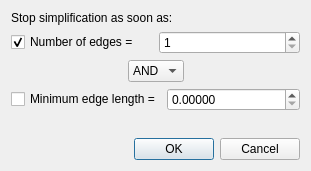
<?xml version="1.0" encoding="UTF-8"?>
<ui version="4.0">
 <class>Mesh_simplification_dialog</class>
 <widget class="QDialog" name="Mesh_simplification_dialog">
  <property name="geometry">
   <rect>
    <x>0</x>
    <y>0</y>
    <width>311</width>
    <height>171</height>
   </rect>
  </property>
  <property name="windowTitle">
   <string>Stop Predicate</string>
  </property>
  <layout class="QVBoxLayout" name="verticalLayout">
   <item>
    <widget class="QLabel" name="label">
     <property name="text">
      <string>Stop simplification as soon as:</string>
     </property>
    </widget>
   </item>
   <item>
    <layout class="QHBoxLayout" name="horizontalLayout">
     <item>
      <widget class="QCheckBox" name="m_use_nb_edges">
       <property name="text">
        <string>Number of edges =</string>
       </property>
       <property name="checked">
        <bool>true</bool>
       </property>
      </widget>
     </item>
     <item>
      <widget class="QSpinBox" name="m_nb_edges">
       <property name="minimum">
        <number>1</number>
       </property>
       <property name="maximum">
        <number>400000000</number>
       </property>
      </widget>
     </item>
    </layout>
   </item>
   <item>
    <layout class="QHBoxLayout" name="horizontalLayout_3">
     <item>
      <spacer name="horizontalSpacer_2">
       <property name="orientation">
        <enum>Qt::Horizontal</enum>
       </property>
       <property name="sizeHint" stdset="0">
        <size>
         <width>40</width>
         <height>20</height>
        </size>
       </property>
      </spacer>
     </item>
     <item>
      <widget class="QComboBox" name="m_combinatorial">
       <property name="enabled">
        <bool>true</bool>
       </property>
       <item>
        <property name="text">
         <string>AND</string>
        </property>
       </item>
       <item>
        <property name="text">
         <string>OR</string>
        </property>
       </item>
      </widget>
     </item>
     <item>
      <spacer name="horizontalSpacer">
       <property name="orientation">
        <enum>Qt::Horizontal</enum>
       </property>
       <property name="sizeHint" stdset="0">
        <size>
         <width>40</width>
         <height>20</height>
        </size>
       </property>
      </spacer>
     </item>
    </layout>
   </item>
   <item>
    <layout class="QHBoxLayout" name="horizontalLayout_2">
     <item>
      <widget class="QCheckBox" name="m_use_edge_length">
       <property name="enabled">
        <bool>true</bool>
       </property>
       <property name="text">
        <string>Minimum edge length =</string>
       </property>
      </widget>
     </item>
     <item>
      <widget class="QDoubleSpinBox" name="m_edge_length">
       <property name="enabled">
        <bool>true</bool>
       </property>
       <property name="decimals">
        <number>5</number>
       </property>
       <property name="maximum">
        <double>10000.000000000000000</double>
       </property>
      </widget>
     </item>
    </layout>
   </item>
   <item>
    <spacer name="verticalSpacer">
     <property name="orientation">
      <enum>Qt::Vertical</enum>
     </property>
     <property name="sizeHint" stdset="0">
      <size>
       <width>20</width>
       <height>40</height>
      </size>
     </property>
    </spacer>
   </item>
   <item>
    <widget class="QDialogButtonBox" name="buttonBox">
     <property name="orientation">
      <enum>Qt::Horizontal</enum>
     </property>
     <property name="standardButtons">
      <set>QDialogButtonBox::Cancel|QDialogButtonBox::Ok</set>
     </property>
    </widget>
   </item>
  </layout>
 </widget>
 <resources/>
 <connections>
  <connection>
   <sender>buttonBox</sender>
   <signal>accepted()</signal>
   <receiver>Mesh_simplification_dialog</receiver>
   <slot>accept()</slot>
   <hints>
    <hint type="sourcelabel">
     <x>384</x>
     <y>191</y>
    </hint>
    <hint type="destinationlabel">
     <x>157</x>
     <y>195</y>
    </hint>
   </hints>
  </connection>
  <connection>
   <sender>buttonBox</sender>
   <signal>rejected()</signal>
   <receiver>Mesh_simplification_dialog</receiver>
   <slot>reject()</slot>
   <hints>
    <hint type="sourcelabel">
     <x>384</x>
     <y>191</y>
    </hint>
    <hint type="destinationlabel">
     <x>286</x>
     <y>195</y>
    </hint>
   </hints>
  </connection>
 </connections>
</ui>
